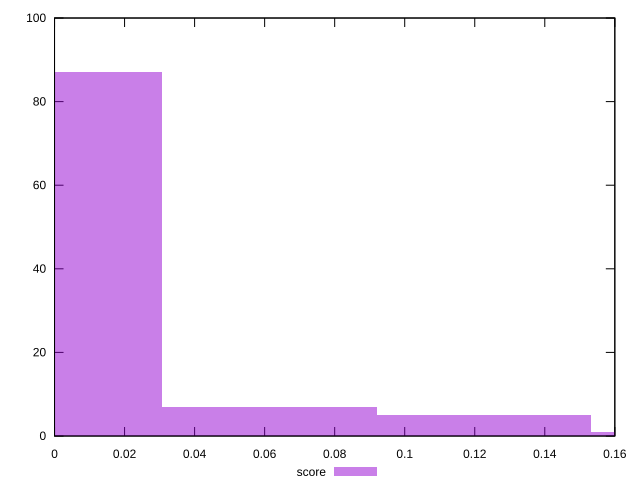

The gnuplot source for this figure:
reset

$score <<EOF
0 87
0.12263431961966031 5
0.06131715980983016 7
0.18395147942949047 1
EOF

set key outside below
set boxwidth 0.06131715980983016
set xrange [0:0.16]
set yrange [0:100]
set trange [0:100]
set style fill transparent solid 0.5 noborder
set terminal svg size 640, 490 enhanced background rgb 'white'
set output "report_00015_2021-02-09T16-11-33.973Z/uses-text-compression/samples/pages/score/histogram.svg"

plot $score title "score" with boxes

reset
